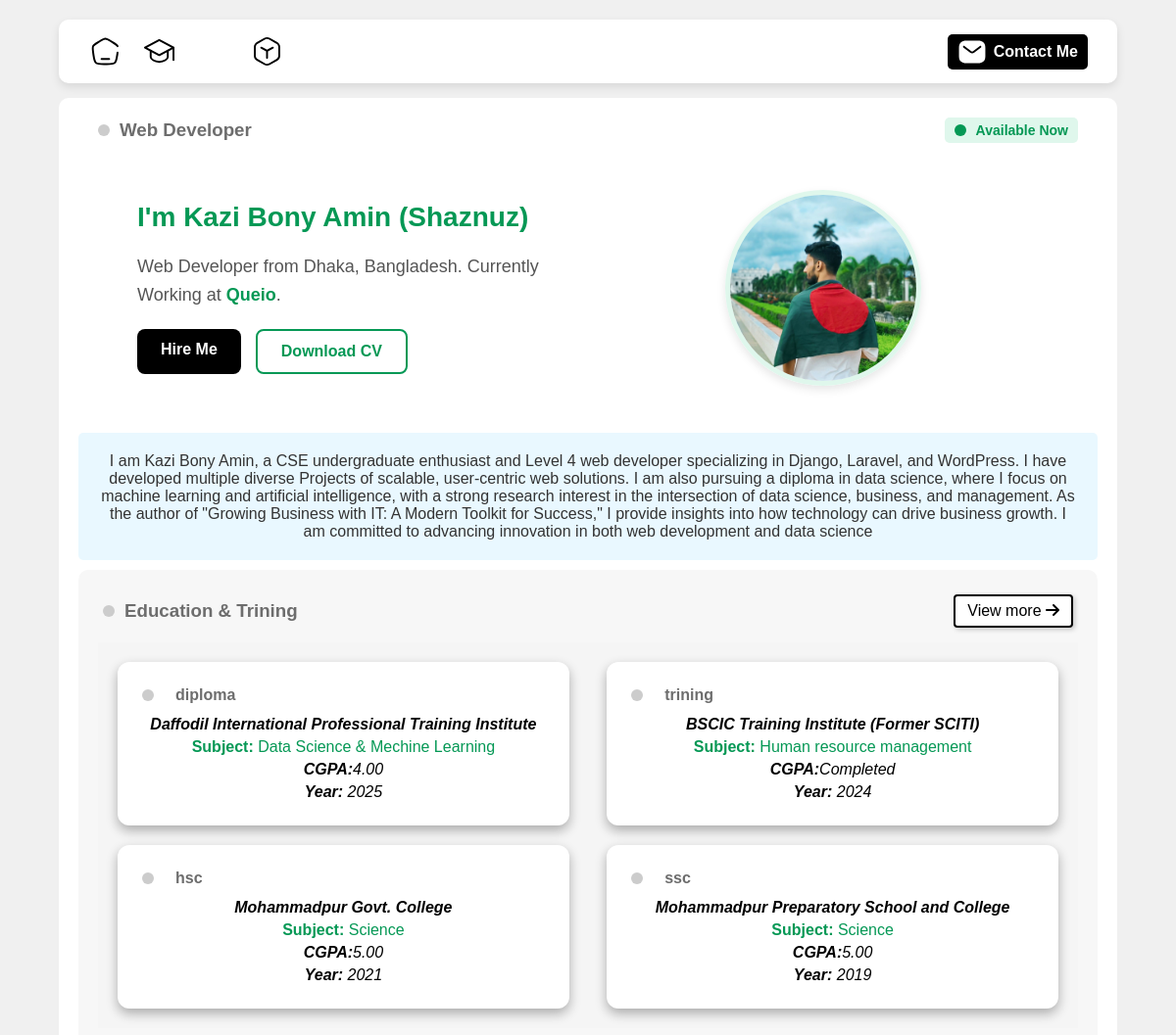
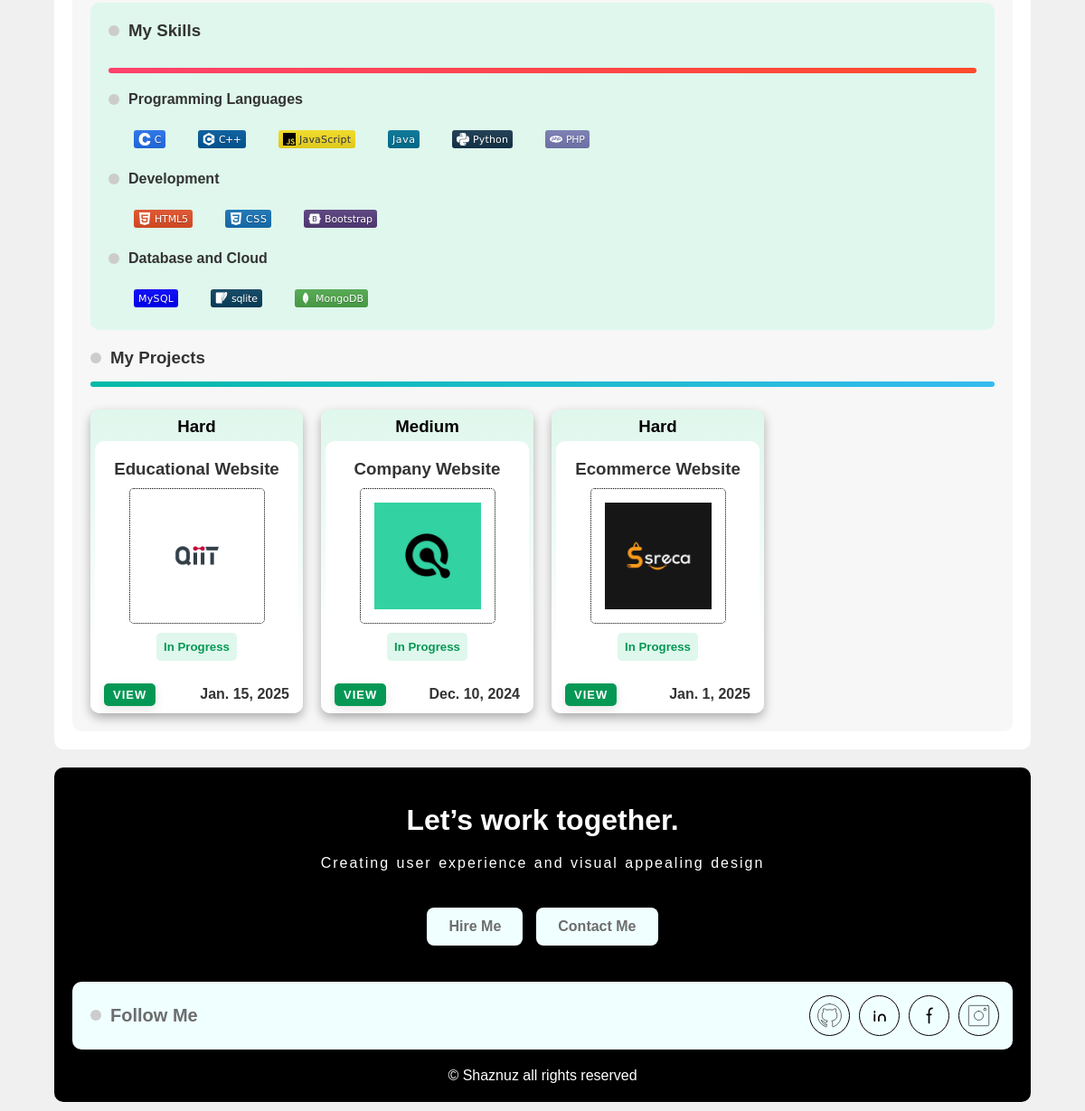
The page / on the database its author committed (2 pictures, top to bottom).
### user/models.py (models this page shows, shortened)
class HeroInfo(models.Model):
    AVAILABILITY_CHOICES = [
        ('available', 'Available Now'),
        ('on_holiday', 'On Holiday'),
    ]
    title = models.CharField(max_length=100)
    availability = models.CharField(
        max_length=20,
        choices=AVAILABILITY_CHOICES,
        default='available',
    )
    full_name = models.CharField(max_length=200)
    short_intro = models.TextField(max_length=500)
    company_name = models.CharField(max_length=200)
    hireme_link = models.URLField(max_length=500,null=True, blank=True)
    download_cv_button = models.URLField(max_length=500,null=True, blank=True)
    long_biography = models.TextField()

class Website(models.Model):
    name = models.CharField(max_length=100)
    favicon = models.FileField(upload_to='static/icon/', null=True, blank=True,help_text='Upload an SVG file')
    profile_picture = models.ImageField(upload_to='static/image/', null=True, blank=True)

class EducationAndTraining(models.Model):
    TRAINING_TYPES = [
        ('trining', 'Trining'),
        ('diploma', 'Diploma'),
        ('certificate', 'Certificate'),
        ('ssc', 'Ssc'),
        ('hsc', 'Hsc'),
        ('bsc', 'Bsc'),
    ]
    training_type = models.CharField(max_length=50, choices=TRAINING_TYPES)
    institution_name = models.CharField(max_length=255)
    subject = models.CharField(max_length=255)
    cgpa = models.DecimalField(max_digits=4, decimal_places=2, null=True, blank=True)
    year = models.PositiveIntegerField()

class SkillCategory(models.Model):
    name = models.CharField(max_length=255, unique=True)

class MySkill(models.Model):
    category = models.ForeignKey(SkillCategory, on_delete=models.CASCADE, related_name='skills')
    name = models.CharField(max_length=255)
    icon = models.FileField(upload_to='static/icon/', help_text='Upload an SVG file')

class MyProject(models.Model):
    DIFFICULTY_CHOICES = [
        ('easy', 'Easy'),
        ('medium', 'Medium'),
        ('hard', 'Hard'),
    ]
    STATUS_CHOICES = [
        ('in_progress', 'In Progress'),
        ('completed', 'Completed'),
    ]
    name = models.CharField(max_length=255)
    difficulty_level = models.CharField(
        max_length=6,
        choices=DIFFICULTY_CHOICES,
        default='medium'
    )
    project_type = models.CharField(max_length=100)
    logo = models.ImageField(upload_to='static/image/', null=True, blank=True)
    status = models.CharField(max_length=11,choices=STATUS_CHOICES,default='in_progress')
    project_link = models.URLField(max_length=200, null=True, blank=True)
    start_date = models.DateField()

class Footer(models.Model):
    title = models.CharField(max_length=255)
    small_talk = models.TextField()
    hire_me_link = models.URLField(max_length=200)
    copyright_text = models.CharField(max_length=255)

class SocialIcon(models.Model):
    icon = models.FileField(upload_to='static/icon/', validators=[FileExtensionValidator(allowed_extensions=['svg'])])
    icon_link = models.URLField()

### user/views.py (the view)
# urls.py: path('',views.indexpage, name='index'),
def indexpage(request):
    hero = HeroInfo.objects.first()
    educations = EducationAndTraining.objects.all().order_by('-id')
    skill_categories = SkillCategory.objects.all()
    projects = MyProject.objects.all().order_by('-id')
    footer = Footer.objects.first()
    social_icons = SocialIcon.objects.all()
    context = {
        'hero': hero,
        'skill_categories': skill_categories,
        'educations': educations,
        'projects':projects,
        'footer': footer,
        'social_icons': social_icons,
    }
    return render(request, 'index.html', context)

### core/context_processors.py (called while the page is built)
def website_context(request):
    try:
        website = Website.objects.first()
        return {'website': website}
    except Website.DoesNotExist:
        return {'website': None}

### portfolio/templates/index.html (shortened to what this page needs)
{% extends "base.html" %}
{% block content %}
{% load static %}
{% include 'header.html' %}
<main>
    <div id="home">
        <div class="hero-top">
            <div class="hero-top-left">
                <div class="dev-hero"></div>
                <h3>{{ hero.title }}</h3>
            </div>
            <div class="hero-top-right">
                <div class="active-hero"></div>
                <p>{{ hero.get_availability_display }}</p>
            </div>
        </div>
        <div class="hero-main">
            <div class="hero-main-left">
                <h1> I'm {{ hero.full_name }}</h1>
                <p>{{ hero.short_intro }} <span class="highlight">{{ hero.company_name }}</span>.</p>
                <div class="button-hero">
                    <a href="{{ hero.hireme_link }}" class="btn">Hire Me</a>
                    <a href="{{ hero.download_cv_button }}" class="btn btn-alt">Download CV</a>
                </div>
            </div>
            <div class="hero-main-right">
                {% if website.profile_picture %}
                <img src="{{ website.profile_picture.url }}" alt="Profile Picture" width="150">
                {% else %}
                <p>No profile picture available.</p>
                {% endif %}
            </div>
        </div>
        <div class="hero-bottom">
            <p>{{ hero.long_biography }}</p>
        </div>
    </div>
    <div id="about">
        <div class="education-top">
            <div class="education-top-left">
                <div class="dev-edu"></div>
                <h3>Education & Trining</h3>
            </div>
            <div class="education-top-right">
                <a href=""><span>View more</span> <i class="fas fa-arrow-right"></i></a>
            </div>
        </div>
        <div class="education-main">
            {% for edu in educations %}
            <div class="education-box">
                <div class="education-main-top-left">
                    <div class="main-edu"></div>
                    <h4>{{ edu.training_type }}</h4>
                </div>
                <div class="edu-box-main">
                    <p class="insti">{{ edu.institution_name }}</p>
                    <p class="subject"><strong>Subject: </strong>{{ edu.subject }}</p>
                    <p class="gpa"><strong>CGPA:</strong>{{ edu.cgpa|default:"Completed" }}</p>
                    <p class="pass-year"><strong>Year:</strong> {{ edu.year }}</p>
                </div>
            </div>
            {% endfor %}
        </div>
        <div id="myskill">
            <div class="myskill-top">
                <div class="myskill-top-left">
                    <div class="dev-edu"></div>
                    <h3>My Skills</h3>
                </div>
            </div>
            <div class="bottom-line"></div>
            {% for category in skill_categories %}
            <div class="myskill-top">
                <div class="myskill-top-left">
                    <div class="dev-edu"></div>
                    <h4>{{ category.name }}</h4>
                </div>
                <div class="skill-set">
                    {% for skill in category.skills.all %}
                    <img src="{{ skill.icon.url }}" alt="">
                    {% endfor %}
                </div>
            </div>
            {% endfor %}
        </div>
        <div id="project">
            <div class="myskill-top">
                <div class="project-top-left">
                    <div class="dev-edu"></div>
                    <h3>My Projects</h3>
                </div>
            </div>
            <div class="project-bottom-line"></div>
            <div class="project-main">
                {% for project in projects %}
                <div class="project-card">
                    <div class="project-top">
                        <h3>{{ project.get_difficulty_level_display }}</h3>
                    </div>
                    <div class="project-middle">
                        <h3>{{ project.project_type }}</h3>
                        {% if project.logo %}
                        <img src="{{ project.logo.url }}" alt="{{ project.name }} Logo" width="100">
                        {% else %}
                        No logo available
                        {% endif %}
                        <h5>{{ project.get_status_display }}</h5>
                    </div>
                    <div class="project-bottom">
                        <a href="{{ project.project_link }}">View</a>
                        <h4>{{ project.start_date }}</h4>
                    </div>
                </div>
                {% endfor %}
            </div>
        </div>
    </div>
</main>
{% include 'footer.html' %}
{% endblock %}

### portfolio/templates/base.html (shortened to what this page needs)
{% load static %}
<!DOCTYPE html>
<html lang="en">
<head>
    <link rel="stylesheet" href="{% static './css/style.css' %}">
    <link rel="stylesheet" href="https://cdnjs.cloudflare.com/ajax/libs/font-awesome/6.4.2/css/all.min.css">
</head>
<body>
    {% block content %}
    {% endblock %}
</body>
</html>

### portfolio/templates/header.html
{% load static %}
<header>
    <nav>
        <div class="navbar-left">
            <a href="#home"><img src="{%static './icon/home.svg' %}" alt=""></a>
            <a href="#about"><img src="{% static './icon/education.svg' %}" alt=""></a>
            <a href="#myskill"><img src="{% static './icon/project.svg' %}" alt=""></a>
            <a href="#project"><img src="{% static './icon/product.svg' %}" alt=""></a>
        </div>
        <div class="navbar-right">
            <a href="{% url 'contact' %}">
                <img src="{% static './icon/mail4.svg' %}" alt="">
                <span class="hide-on-mobile">Contact Me</span>
            </a>
        </div>
    </nav>
</header>

### portfolio/templates/footer.html
{% load static %}
<footer>
    <div class="footer-top">
        <h1>{{ footer.title }}</h1>
        <p>{{ footer.small_talk }}</p>
        <div class="footer-contact">
            <a href="{{ footer.hire_me_link }}">Hire Me</a>
            <a href="{% url 'contact' %}">Contact Me</a>
        </div>
    </div>
    <div class="footer-middle">
        <div class="footer-middle-left">
            <div class="footer-dot"></div>
            <p>Follow Me</p>
        </div>
        <div class="footer-middle-right">
            {% for icon in social_icons %}
            <a href="{{ icon.icon_link }}">
                <img src="{{ icon.icon.url }}" alt="Social Icon">
            </a>
            {% endfor %}
        </div>
    </div>
    <div class="footer-bottom">
        <p>&copy; {{ footer.copyright_text }}</p>
    </div>
</footer>

### static/css/base.css (style rules this page uses)
* { margin: 0; padding: 0; box-sizing: border-box; -webkit-tap-highlight-color: transparent; -webkit-user-select: none; user-select: none; -webkit-touch-callout: none; }
html { font-size: 16px; }
body { font-family: 'Poppins', sans-serif; color: #333; background-color: #F0F0F0; }
img { max-width: 100%; height: auto; display: block; }

### static/css/header.css (style rules this page uses)
nav { position: fixed; top: 20px; left: 50%; transform: translateX(-50%); max-width: 1240px; width: 90%; display: flex; justify-content: space-between; background-color: white; padding: 5px 20px; border-radius: 10px; z-index: 9999; box-shadow: 0px 4px 10px rgba(0, 0, 0, 0.1); }
.navbar-left { flex-wrap: wrap; display: flex; justify-content: space-between; align-items: center; }
.navbar-left a { display: inline-flex; align-items: center; justify-content: center; width: 45px; height: 45px; margin: 5px; border-radius: 50%; transition: background-color 0.3s ease-in-out, transform 0.2s ease-in-out; }
.navbar-left img { padding: 7px; }
.navbar-right { display: flex; justify-content: space-between; align-items: center; }
.navbar-right a { font-weight: 700; background-color: rgb(0, 0, 0); border-radius: 5px; color: #ffffff; margin-right: 10px; padding: 3px 10px; display: flex; align-items: center; text-decoration: none; transition: background-color 0.3s ease-in-out, transform 0.2s ease-in-out; }
.navbar-right a img { height: 30px; margin-right: 7px; filter: invert(1); transition: filter 0.3s ease-in-out; }

### static/css/footer.css (style rules this page uses)
footer { max-width: 1240px; width: 90%; margin: 20px auto 10px; border-radius: 10px; padding: 20px; background-color: rgb(0, 0, 0); }
.footer-top { display: flex; justify-content: space-between; flex-direction: column; align-items: center; padding: 20px; gap: 20px; }
.footer-top h1 { color: rgb(255, 255, 255); text-align: center; }
.footer-top p { color: #fff; text-align: center; word-spacing: 1px; letter-spacing: 2px; }
.footer-contact { display: flex; gap: 15px; justify-content: center; margin-top: 20px; }
.footer-contact a { text-decoration: none; font-size: 16px; font-weight: bold; color: #6D6D6D; background:azure; padding: 12px 24px; border-radius: 8px; transition: all 0.3s ease-in-out; box-shadow: 0 4px 6px rgba(0, 0, 0, 0.1); }
.footer-middle-right { flex-wrap: wrap; display: flex; justify-content: space-between; align-items: center; }
.footer-middle-right a { display: inline-flex; align-items: center; justify-content: center; width: 45px; height: 45px; margin: 5px; border-radius: 50%; transition: background-color 0.3s ease-in-out, transform 0.2s ease-in-out; border: 1PX solid black; }
.footer-middle-right img { padding: 7px; }
.footer-middle { display: flex; justify-content: space-between; background-color: azure; padding: 10px; border-radius: 10px; align-items: center; margin-top: 20PX; }
.footer-middle-left { padding: 10px; display: flex; justify-content: space-between; align-items: center; }
.footer-dot { width: 12px; height: 12px; background-color: #CCCCCC; border-radius: 50%; margin-right: 10px; }
.footer-middle-left p { color: #6D6D6D; font-weight: 600; font-size: 20px; }
.footer-bottom { display: flex; justify-content: center; align-items: center; margin-top: 20px; }
.footer-bottom p { margin: 0; color: white; }

### rows shown on the page
HeroInfo: title "Web Developer", availability "Available Now", full_name "Kazi Bony Amin (Shaznuz)", short_intro "Web Developer from Dhaka, Bangladesh. Currently Working at", company_name "Queio", long_biography "I am Kazi Bony Amin, a CSE undergraduate enthusiast and Level 4 web developer specializing in Django, Laravel, and WordPress. I have developed multiple diverse Projects of scalable, user-centric web solutions. I am also pursuing a diploma in data science, where I focus on machine learning and artificial intelligence, with a strong research interest in the intersection of data science, business, and management. As the author of \"Growing Business with IT: A Modern Toolkit for Success,\" I provide insights into how technology can drive business growth. I am committed to advancing innovation in both web development and data science"
Website: profile_picture (picture)
EducationAndTraining: training_type "diploma", institution_name "Daffodil International Professional Training Institute", subject "Data Science & Mechine Learning", cgpa "4.00", year "2025"
EducationAndTraining: training_type "trining", institution_name "BSCIC Training Institute (Former SCITI)", subject "Human resource management", cgpa "Completed", year "2024"
EducationAndTraining: training_type "hsc", institution_name "Mohammadpur Govt. College", subject "Science", cgpa "5.00", year "2021"
EducationAndTraining: training_type "ssc", institution_name "Mohammadpur Preparatory School and College", subject "Science", cgpa "5.00", year "2019"
SkillCategory: name "Programming Languages"
MySkill: icon (picture)
MySkill: icon (picture)
MySkill: icon (picture)
MySkill: icon (picture)
MySkill: icon (picture)
MySkill: icon (picture)
SkillCategory: name "Development"
MySkill: icon (picture)
MySkill: icon (picture)
MySkill: icon (picture)
SkillCategory: name "Database and Cloud"
MySkill: icon (picture)
MySkill: icon (picture)
MySkill: icon (picture)
MyProject: difficulty_level "Hard", project_type "Educational Website", logo (picture), status "In Progress", start_date "Jan. 15, 2025"
MyProject: difficulty_level "Medium", project_type "Company Website", logo (picture), status "In Progress", start_date "Dec. 10, 2024"
MyProject: difficulty_level "Hard", project_type "Ecommerce Website", logo (picture), status "In Progress", start_date "Jan. 1, 2025"
Footer: title "Let’s work together.", small_talk "Creating user experience and visual appealing design", copyright_text "Shaznuz all rights reserved"
SocialIcon: icon (picture)
SocialIcon: icon (picture)
SocialIcon: icon (picture)
SocialIcon: icon (picture)
